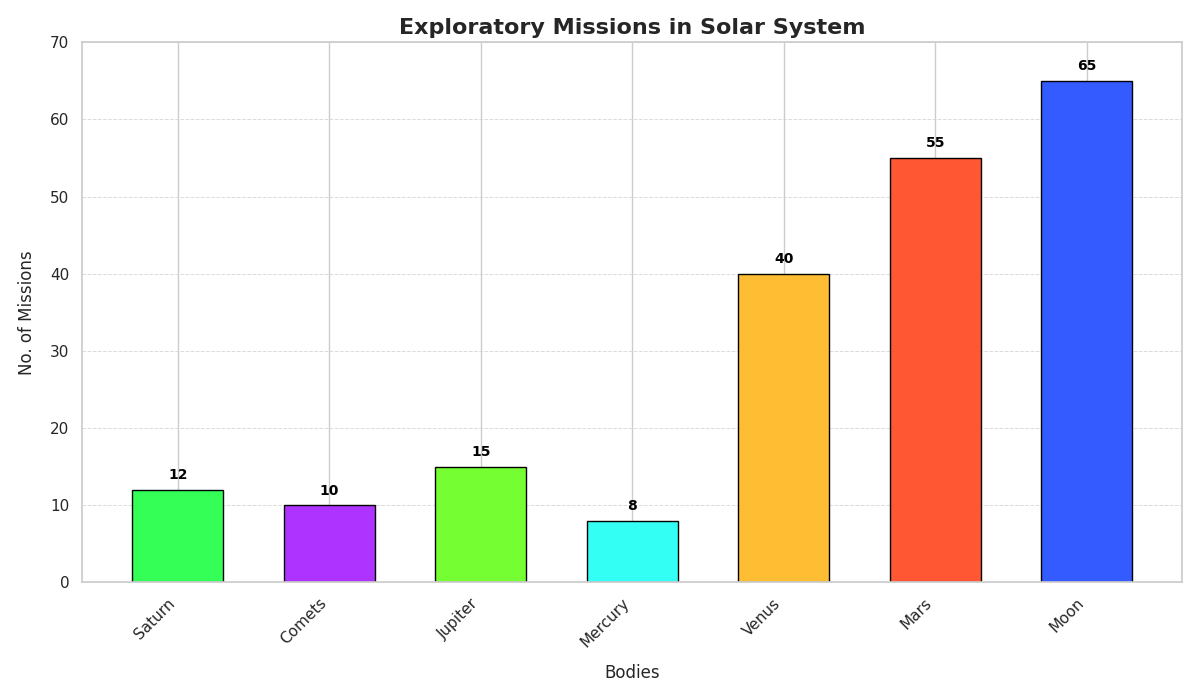

Write the Python code that produced this figure.
import matplotlib.pyplot as plt
import numpy as np

# Data for planetary missions
bodies = ['Saturn', 'Comets', 'Jupiter', 'Mercury', 'Venus', 'Mars', 'Moon']
counts = [12, 10, 15, 8, 40, 55, 65]

# Colors for bars
colors = ['#33FF57', '#AF33FF', '#75FF33', '#33FFF5', '#FFBD33', '#FF5733', '#335BFF']

# Set up the plot
fig, ax = plt.subplots(figsize=(12, 7))

# Plot the bar chart
bars = ax.bar(bodies, counts, color=colors, edgecolor='black', width=0.6)

# Annotate each bar
for bar, count in zip(bars, counts):
    yval = bar.get_height()
    ax.text(bar.get_x() + bar.get_width()/2, yval + 1, str(count), ha='center', va='bottom', fontsize=10, fontweight='bold', color='black')

# Titles and labels
ax.set_title('Exploratory Missions in Solar System', fontsize=16, fontweight='bold')
ax.set_xlabel('Bodies', fontsize=12, labelpad=10)
ax.set_ylabel('No. of Missions', fontsize=12, labelpad=10)

# Customize x-axis labels
ax.set_xticks(np.arange(len(bodies)))
ax.set_xticklabels(bodies, rotation=45, ha='right')

# Set limits and grid
ax.set_ylim(0, 70)
ax.grid(True, which='both', axis='y', linestyle='--', linewidth=0.7, alpha=0.7)

# Adjust layout
plt.tight_layout()

# Show the plot
plt.show()
